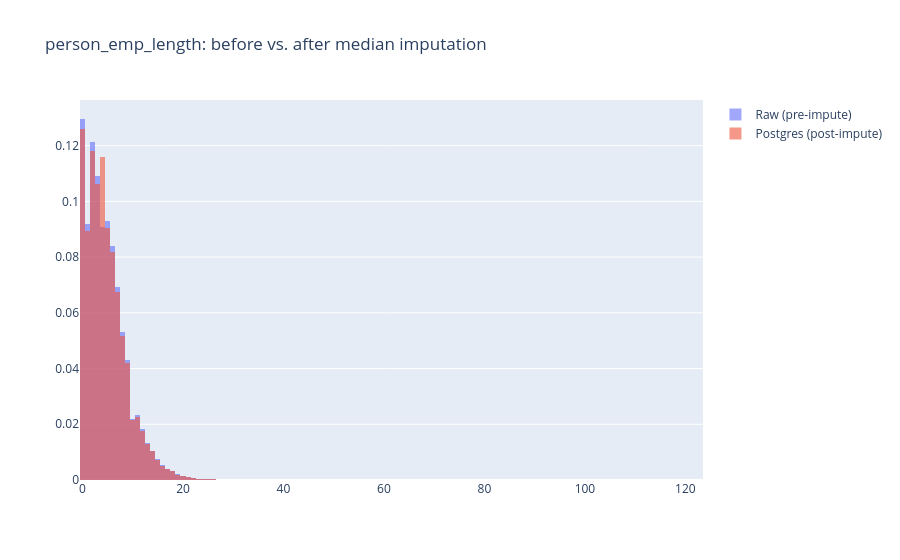

Source (notebook cell):
### Code cell
fig_emp_compare = go.Figure()
fig_emp_compare.add_trace(go.Histogram(
    x=raw['person_emp_length'].dropna(), name='Raw (pre-impute)',
    opacity=0.6, histnorm='probability density',
))
fig_emp_compare.add_trace(go.Histogram(
    x=df['emp_length'], name='Postgres (post-impute)',
    opacity=0.6, histnorm='probability density',
))
fig_emp_compare.update_layout(
    barmode='overlay', title='person_emp_length: before vs. after median imputation',
)
fig_emp_compare.show()

### Figure 1 — Plotly figure (JSON) as saved in the notebook; plotly's stock layout.template omitted (floating-point values rounded to 4 significant figures; data arrays with more than 128 entries replaced by an {"elided": "..."} marker saying what was removed)
{"data": [{"histnorm": "probability density", "name": "Raw (pre-impute)", "opacity": 0.6, "type": "histogram", "x": {"elided": "31686 float values"}}, {"histnorm": "probability density", "name": "Postgres (post-impute)", "opacity": 0.6, "type": "histogram", "x": {"elided": "32581 float values"}}], "layout": {"barmode": "overlay", "title": {"text": "person_emp_length: before vs. after median imputation"}}}
